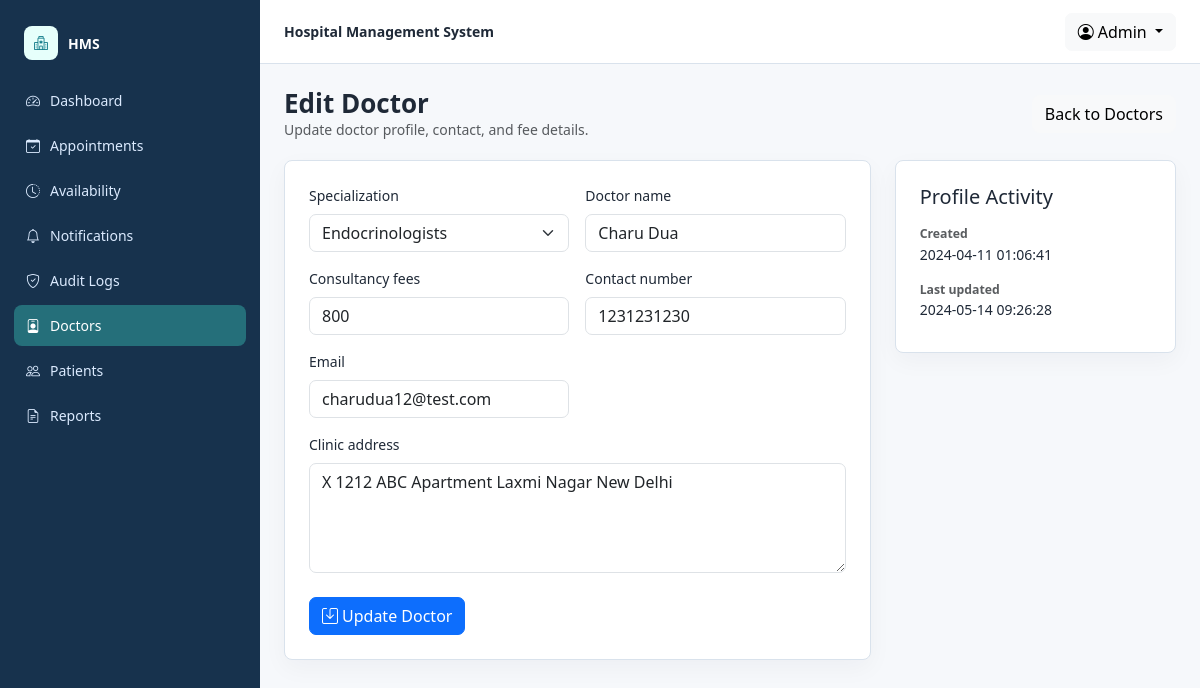
The app's page /hms/admin/edit-doctor.php?id=2 (signed in) with its own data.
### tables this page shows
CREATE TABLE `doctors` (
  `id` int(11) NOT NULL,
  `specilization` varchar(255) DEFAULT NULL,
  `doctorName` varchar(255) DEFAULT NULL,
  `address` longtext DEFAULT NULL,
  `docFees` varchar(255) DEFAULT NULL,
  `contactno` bigint(11) DEFAULT NULL,
  `docEmail` varchar(255) DEFAULT NULL,
  `password` varchar(255) NOT NULL,
  `creationDate` timestamp NULL DEFAULT current_timestamp(),
  `updationDate` timestamp NULL DEFAULT NULL ON UPDATE current_timestamp()
);

### hms/admin/edit-doctor.php (the view, shortened to what this page needs)
<?php
include 'include/config.php';
$doctorId = hms_int(hms_get('id'));
$doctor = hms_fetch_one($con, 'SELECT * FROM doctors WHERE id = ?', 'i', array($doctorId));
?>
<div class="hms-page-title">
    <div>
        <h1>Edit Doctor</h1>
        <p class="text-muted mb-0">Update doctor profile, contact, and fee details.</p>
    </div>
    <a class="btn btn-light" href="manage-doctors.php">Back to Doctors</a>
</div>
<div class="row g-4">
    <div class="col-lg-8">
        <div class="hms-card p-4">
            <form method="post">
                <div class="row g-3">
                    <div class="col-md-6">
                        <label class="form-label" for="Doctorspecialization">Specialization</label>
                        <select class="form-select" id="Doctorspecialization" name="Doctorspecialization" required>
                            <option value="<?php echo hms_e($doctor['specilization']); ?>"><?php echo hms_e($doctor['specilization']); ?></option>
                        </select>
                    </div>
                    <div class="col-md-6">
                        <label class="form-label" for="docname">Doctor name</label>
                        <input type="text" class="form-control" id="docname" name="docname" value="<?php echo hms_e($doctor['doctorName']); ?>" required>
                    </div>
                    <div class="col-md-6">
                        <label class="form-label" for="docfees">Consultancy fees</label>
                        <input type="number" min="0" step="0.01" class="form-control" id="docfees" name="docfees" value="<?php echo hms_e($doctor['docFees']); ?>" required>
                    </div>
                    <div class="col-md-6">
                        <label class="form-label" for="doccontact">Contact number</label>
                        <input type="text" class="form-control" id="doccontact" name="doccontact" value="<?php echo hms_e($doctor['contactno']); ?>" required>
                    </div>
                    <div class="col-md-6">
                        <label class="form-label" for="docemail">Email</label>
                        <input type="email" class="form-control" id="docemail" name="docemail" value="<?php echo hms_e($doctor['docEmail']); ?>" required>
                    </div>
                    <div class="col-12">
                        <label class="form-label" for="clinicaddress">Clinic address</label>
                        <textarea class="form-control" id="clinicaddress" name="clinicaddress" rows="4"><?php echo hms_e($doctor['address']); ?></textarea>
                    </div>
                </div>
                <button type="submit" name="submit" class="btn btn-primary mt-4">
                    <i class="bi bi-save me-1"></i>Update Doctor
                </button>
            </form>
        </div>
    </div>
    <div class="col-lg-4">
        <div class="hms-card p-4">
            <h2 class="h5">Profile Activity</h2>
            <dl class="mb-0">
                <dt class="text-muted small mt-3">Created</dt>
                <dd><?php echo hms_e($doctor['creationDate']); ?></dd>
                <dt class="text-muted small mt-3">Last updated</dt>
                <dd><?php echo hms_e($doctor['updationDate'] ?: 'Not updated'); ?></dd>
            </dl>
        </div>
    </div>
</div>

### hms/include/hms_helpers.php (style rules this page uses)
:root { --hms-ink: #1f2937; --hms-muted: #667085; --hms-line: #d9e2ec; --hms-bg: #f6f8fb; --hms-sidebar: #17324d; --hms-sidebar-active: #256f7a; --hms-teal: #127c8a; --hms-amber: #b7791f; }
body { background: var(--hms-bg); color: var(--hms-ink); font-size: 14px; letter-spacing: 0; }
a { text-decoration: none; }
.hms-page-title { display: flex; justify-content: space-between; gap: 16px; align-items: center; margin-bottom: 20px; }
.hms-page-title h1 { font-size: 26px; margin: 0; font-weight: 700; }
.hms-card { background: #fff; border: 1px solid var(--hms-line); border-radius: 8px; box-shadow: 0 8px 24px rgba(16, 24, 40, .04); }
.btn { border-radius: 7px; }
.form-control, .form-select { border-radius: 7px; }

### records on screen
doctors: Doctorspecialization "Endocrinologists", docname "Charu Dua", docfees "800", doccontact "1231231230", docemail "charudua12@test.com", clinicaddress "X 1212 ABC Apartment Laxmi Nagar New Delhi", creationDate "2024-04-11 01:06:41", updationDate "2024-05-14 09:26:28"

### other values on screen
hms_e($item[1]) "Dashboard"
hms_e($item[1]) "Appointments"
hms_e($item[1]) "Availability"
hms_e($item[1]) "Notifications"
hms_e($item[1]) "Audit Logs"
hms_e($item[1]) "Doctors"
hms_e($item[1]) "Patients"
hms_e($item[1]) "Reports"
hms_e($name) "Admin"
